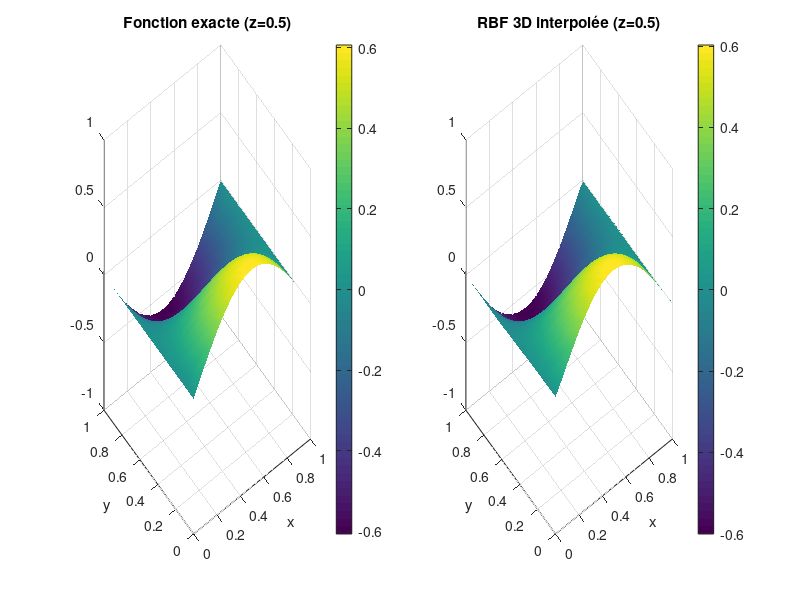

Recreate this plot in MATLAB. (Note: this script raises an error after producing the figure.)
%% RBF 3D
clear; clc; close all;

% --- Fonction cible 3D ---
f = @(x,y,z) sin(pi*x) .* cos(pi*y) .* exp(-z);

% --- Points de données dispersés en 3D ---
N = 200;
rng(42);
x_data = rand(N,1);
y_data = rand(N,1);
z_data = rand(N,1);
f_data = f(x_data, y_data, z_data);

% --- Paramètre de forme ---
epsilon = 3;

% --- Fonction RBF (Gaussienne) ---
phi = @(r) exp(-(epsilon*r).^2);

% --- Construction de la matrice A ---
A = zeros(N, N);
for i = 1:N
    for j = 1:N
        r = sqrt((x_data(i)-x_data(j))^2 + ...
                 (y_data(i)-y_data(j))^2 + ...
                 (z_data(i)-z_data(j))^2);
        A(i,j) = phi(r);
    end
end

% --- Résolution ---
w = A \ f_data;

% --- Évaluation sur une grille 3D (coupe à z=0.5) ---
[Xg, Yg] = meshgrid(linspace(0,1,50), linspace(0,1,50));
z_coupe = 0.5;
x_eval = Xg(:);
y_eval = Yg(:);
z_eval = z_coupe * ones(size(x_eval));

f_rbf = zeros(size(x_eval));
for i = 1:N
    r = sqrt((x_eval - x_data(i)).^2 + ...
             (y_eval - y_data(i)).^2 + ...
             (z_eval - z_data(i)).^2);
    f_rbf = f_rbf + w(i) * phi(r);
end
F_rbf = reshape(f_rbf, size(Xg));
F_exact = f(Xg, Yg, z_coupe);

% --- Affichage ---
figure;
subplot(1,2,1);
surf(Xg, Yg, F_exact); title('Fonction exacte (z=0.5)');
shading interp; colorbar; xlabel('x'); ylabel('y');

subplot(1,2,2);
surf(Xg, Yg, F_rbf); title('RBF 3D interpolée (z=0.5)');
shading interp; colorbar; xlabel('x'); ylabel('y');
sgtitle('RBF 3D - Coupe à z = 0.5');

% --- Erreur max ---
fprintf('Erreur max 3D : %.6f\n', max(abs(F_rbf(:) - F_exact(:))))
